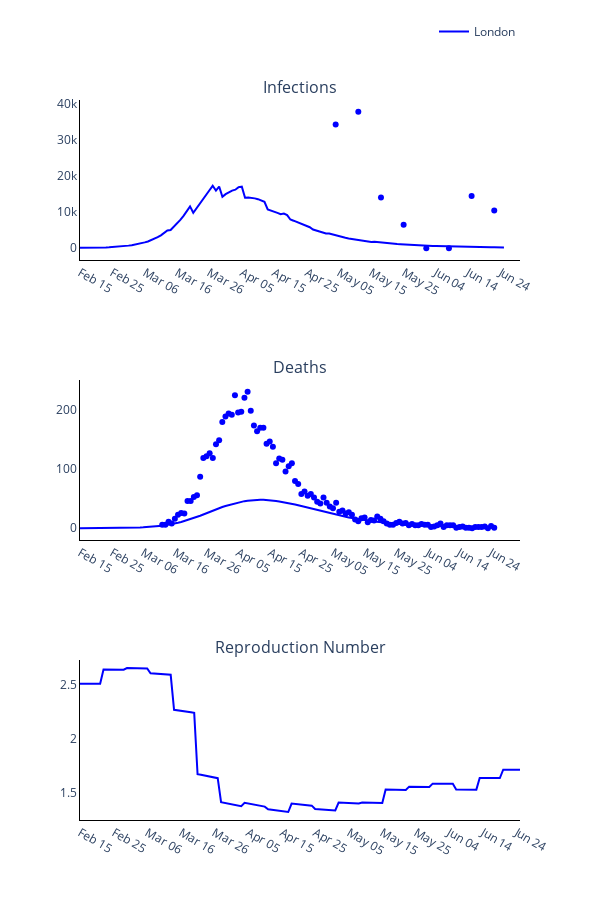

Notebook source saved alongside this figure:
### Code cell
# Trace names - represent the solver used for the simulation
trace_name = regions
titles = ['Infections', 'Deaths', 'Reproduction Number']

fig = go.Figure()
fig = make_subplots(rows=len(titles), cols=1, subplot_titles=tuple(titles), horizontal_spacing = 0.15)

# Plot (bar chart cases each day)
for r, region in enumerate(regions):
    # Plot of infections
    fig.add_trace(
        go.Scatter(
            x=times,
            y=predicted_new_infec[r].tolist(),
            mode='lines',
            name=trace_name[r],
            line_color=colours[r]
        ),
        row= 1,
        col= 1
    )

    fig.add_trace(
        go.Scatter(
            x=serology_times,
            y=np.sum(np.multiply(np.nan_to_num(np.divide(positives_data[r], tests[r])), susceptibles[r]), axis=1).tolist(),
            mode='markers',
            name=trace_name[r],
            showlegend=False,
            line_color=colours[r]
        ),
        row= 1,
        col= 1
    )

    # Plot deaths
    fig.add_trace(
        go.Scatter(
            x=times,
            y=predicted_deaths[r].tolist(),
            mode='lines',
            name=trace_name[r],
            showlegend=False,
            line_color=colours[r]
        ),
        row= 2,
        col= 1
    )

    fig.add_trace(
        go.Scatter(
            x=deaths_times,
            y=np.sum(deaths_data[r], axis=1).tolist(),
            mode='markers',
            name=trace_name[r],
            showlegend=False,
            line_color=colours[r]
        ),
        row= 2,
        col= 1
    )

    # Plot reproduction number
    fig.add_trace(
        go.Scatter(
            x=times,
            y=predicted_reprod_num[r].tolist(),
            mode='lines',
            name=trace_name[r],
            showlegend=False,
            line_color=colours[r]
        ),
        row= 3,
        col= 1
    )

# Add axis labels
fig.update_layout(
    width=600, 
    height=900,
    plot_bgcolor='white',
    xaxis=dict(
        linecolor='black',
        tickvals=np.arange(1, 132, 10).tolist(),
        ticktext=['Feb 15', 'Feb 25', 'Mar 06', 'Mar 16', 'Mar 26', 'Apr 05', 'Apr 15', 'Apr 25', 'May 05', 'May 15', 'May 25', 'Jun 04', 'Jun 14', 'Jun 24']),
    yaxis=dict(linecolor='black'),
    xaxis2=dict(
        linecolor='black',
        tickvals=np.arange(1, 132, 10).tolist(),
        ticktext=['Feb 15', 'Feb 25', 'Mar 06', 'Mar 16', 'Mar 26', 'Apr 05', 'Apr 15', 'Apr 25', 'May 05', 'May 15', 'May 25', 'Jun 04', 'Jun 14', 'Jun 24']),
    yaxis2=dict(linecolor='black'),
    xaxis3=dict(
        linecolor='black',
        tickvals=np.arange(1, 132, 10).tolist(),
        ticktext=['Feb 15', 'Feb 25', 'Mar 06', 'Mar 16', 'Mar 26', 'Apr 05', 'Apr 15', 'Apr 25', 'May 05', 'May 15', 'May 25', 'Jun 04', 'Jun 14', 'Jun 24']),
    yaxis3=dict(linecolor='black'),
    legend=dict(
        orientation='h',
        yanchor="bottom",
        y=1.075,
        xanchor="right",
        x=1)
    )

fig.write_image('images/Figure-2.pdf')
fig.show()

### Figure 1 — Plotly figure (JSON) as saved in the notebook; plotly's stock layout.template omitted (floating-point values rounded to 4 significant figures; data arrays with more than 128 entries replaced by an {"elided": "..."} marker saying what was removed)
{"data": [{"line": {"color": "blue"}, "mode": "lines", "name": "London", "type": "scatter", "x": {"elided": "132 int values"}, "xaxis": "x", "y": {"elided": "132 float values"}, "yaxis": "y"}, {"line": {"color": "blue"}, "mode": "markers", "name": "London", "showlegend": false, "type": "scatter", "x": [80, 87, 94, 101, 108, 115, 122, 129], "xaxis": "x", "y": [34280.0, 37810.0, 14030.0, 6488.0, 0, 0, 14490.0, 10470.0, 25420.0, 7174.0, 2969.0, 5686.0, 0, 0, 9227.0, 17420.0, 0, 29020.0, 42430.0, 39500.0, 12350.0, 44770.0, 91530.0, 72760.0, 78240.0, 0, 78430.0, 98950.0, 88020.0, 0, 228700.0, 207200.0, 196900.0, 56430.0, 42710.0, 49950.0, 41840.0, 18300.0, 10450.0, 14690.0, 54370.0, 8754.0, 5657.0, 11020.0, 0, 6481.0, 6192.0, 14890.0, 15740.0, 64310.0, 83840.0, 65670.0, 67960.0], "yaxis": "y"}, {"line": {"color": "blue"}, "mode": "lines", "name": "London", "showlegend": false, "type": "scatter", "x": {"elided": "132 int values"}, "xaxis": "x2", "y": {"elided": "132 float values"}, "yaxis": "y2"}, {"line": {"color": "blue"}, "mode": "markers", "name": "London", "showlegend": false, "type": "scatter", "x": [27, 28, 29, 30, 31, 32, 33, 34, 35, 36, 37, 38, 39, 40, 41, 42, 43, 44, 45, 46, 47, 48, 49, 50, 51, 52, 53, 54, 55, 56, 57, 58, 59, 60, 61, 62, 63, 64, 65, 66, 67, 68, 69, 70, 71, 72, 73, 74, 75, 76, 77, 78, 79, 80, 81, 82, 83, 84, 85, 86, 87, 88, 89, 90, 91, 92, 93, 94, 95, 96, 97, 98, 99, 100, 101, 102, 103, 104, 105, 106, 107, 108, 109, 110, 111, 112, 113, 114, 115, 116, 117, 118, 119, 120, 121, 122, 123, 124, 125, 126, 127, 128, 129, 130, 131, 132], "xaxis": "x2", "y": {"elided": "471 int values"}, "yaxis": "y2"}, {"line": {"color": "blue"}, "mode": "lines", "name": "London", "showlegend": false, "type": "scatter", "x": {"elided": "132 int values"}, "xaxis": "x3", "y": {"elided": "132 float values"}, "yaxis": "y3"}], "layout": {"annotations": [{"font": {"size": 16}, "showarrow": false, "text": "Infections", "x": 0.5, "xanchor": "center", "xref": "paper", "y": 1, "yanchor": "bottom", "yref": "paper"}, {"font": {"size": 16}, "showarrow": false, "text": "Deaths", "x": 0.5, "xanchor": "center", "xref": "paper", "y": 0.6111, "yanchor": "bottom", "yref": "paper"}, {"font": {"size": 16}, "showarrow": false, "text": "Reproduction Number", "x": 0.5, "xanchor": "center", "xref": "paper", "y": 0.2222, "yanchor": "bottom", "yref": "paper"}], "height": 900, "legend": {"orientation": "h", "x": 1, "xanchor": "right", "y": 1.075, "yanchor": "bottom"}, "plot_bgcolor": "white", "width": 600, "xaxis": {"anchor": "y", "domain": [0, 1], "linecolor": "black", "ticktext": ["Feb 15", "Feb 25", "Mar 06", "Mar 16", "Mar 26", "Apr 05", "Apr 15", "Apr 25", "May 05", "May 15", "May 25", "Jun 04", "Jun 14", "Jun 24"], "tickvals": [1, 11, 21, 31, 41, 51, 61, 71, 81, 91, 101, 111, 121, 131]}, "xaxis2": {"anchor": "y2", "domain": [0, 1], "linecolor": "black", "ticktext": ["Feb 15", "Feb 25", "Mar 06", "Mar 16", "Mar 26", "Apr 05", "Apr 15", "Apr 25", "May 05", "May 15", "May 25", "Jun 04", "Jun 14", "Jun 24"], "tickvals": [1, 11, 21, 31, 41, 51, 61, 71, 81, 91, 101, 111, 121, 131]}, "xaxis3": {"anchor": "y3", "domain": [0, 1], "linecolor": "black", "ticktext": ["Feb 15", "Feb 25", "Mar 06", "Mar 16", "Mar 26", "Apr 05", "Apr 15", "Apr 25", "May 05", "May 15", "May 25", "Jun 04", "Jun 14", "Jun 24"], "tickvals": [1, 11, 21, 31, 41, 51, 61, 71, 81, 91, 101, 111, 121, 131]}, "yaxis": {"anchor": "x", "domain": [0.7778, 1], "linecolor": "black"}, "yaxis2": {"anchor": "x2", "domain": [0.3889, 0.6111], "linecolor": "black"}, "yaxis3": {"anchor": "x3", "domain": [0, 0.2222], "linecolor": "black"}}}
